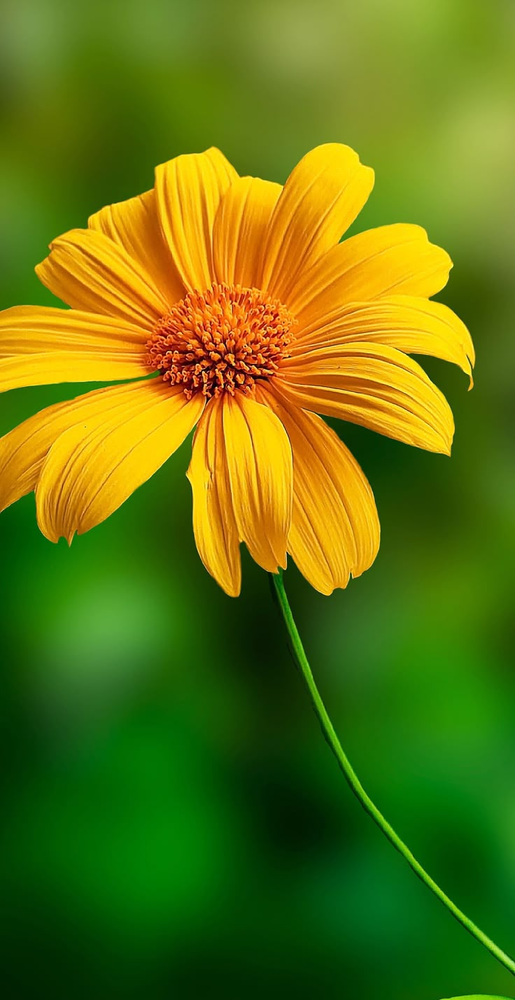
#> input picture flower.png, 515 x 1000 px, shrunk from 736 x 1429 before the run, found by its file name
$ python Thresholding.py
#> lines starting #> are read from the running program, lines starting #| are printed output that depends on the picture; after the words box and inside, x2 and y2 are one past the last pixel; in counts of white or black regions, pixels touching at a corner belong together
# syntax: thresholded=cv2.threshold(image,thresh_value,max_value,method)
#thres value=(0-255),max value=255,method=cv2.THRESH_BINARY
"""
here thresh value is 150, so if any value is 90->turns completely black
if 180->completely white
"""

import cv2
img=cv2.imread("flower.png",cv2.IMREAD_GRAYSCALE)
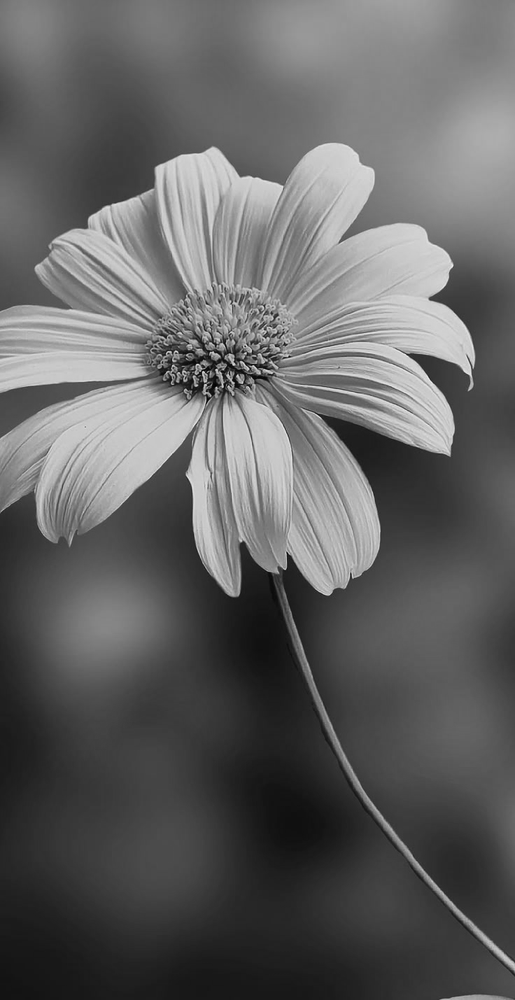
#> img: shape (1000, 515); min 3, max 238, mean 99
ret,thresholded=cv2.threshold(img,150,255,cv2.THRESH_BINARY)
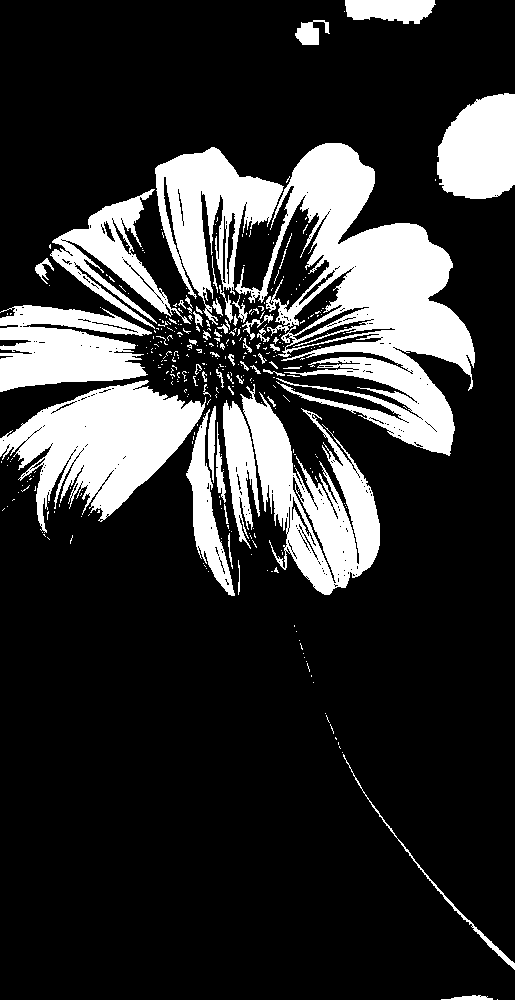
#> thresholded: shape (1000, 515); 19.7% white; 364 white regions (308 under 20 px), largest, box (x1, y1, x2, y2) and area: (235, 143, 475, 456) 29825, (0, 380, 206, 533) 15334, (240, 384, 380, 595) 12419
cv2.imshow("Original image",img)
cv2.imshow("Threshold image",thresholded)
cv2.waitKey(0)
cv2.destroyAllWindows()

$ run again, with ganesha.jpg saved as flower.png
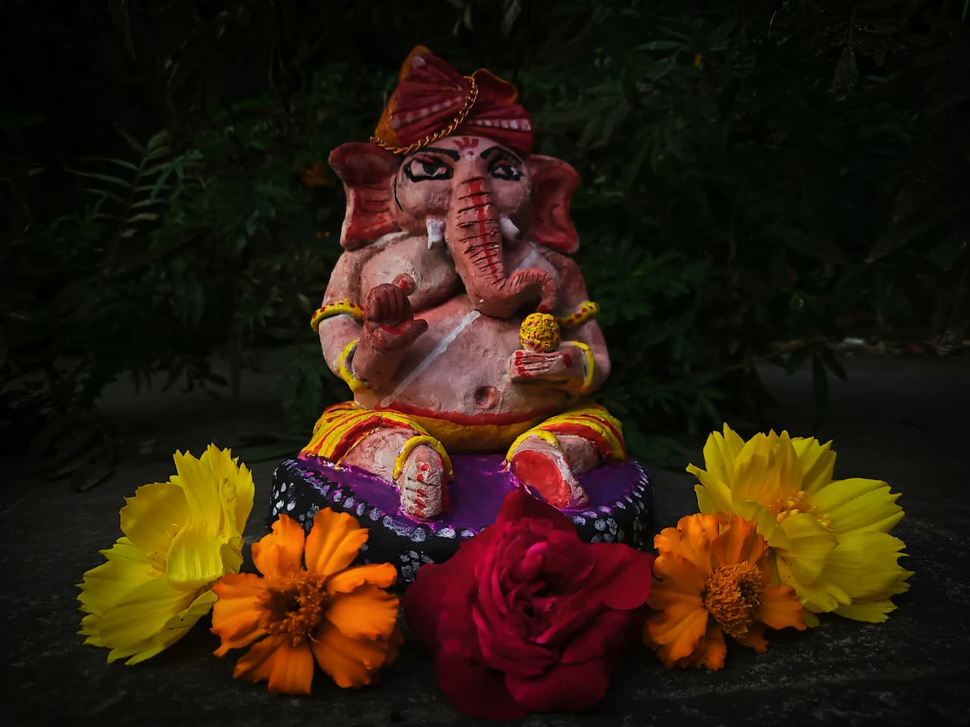
#> input picture ganesha.jpg, 970 x 727 px, shrunk from 1280 x 960 before the run, found by its file name
#> `img=cv2.imread("flower.png",cv2.IMREAD_GRAYSCALE)`:
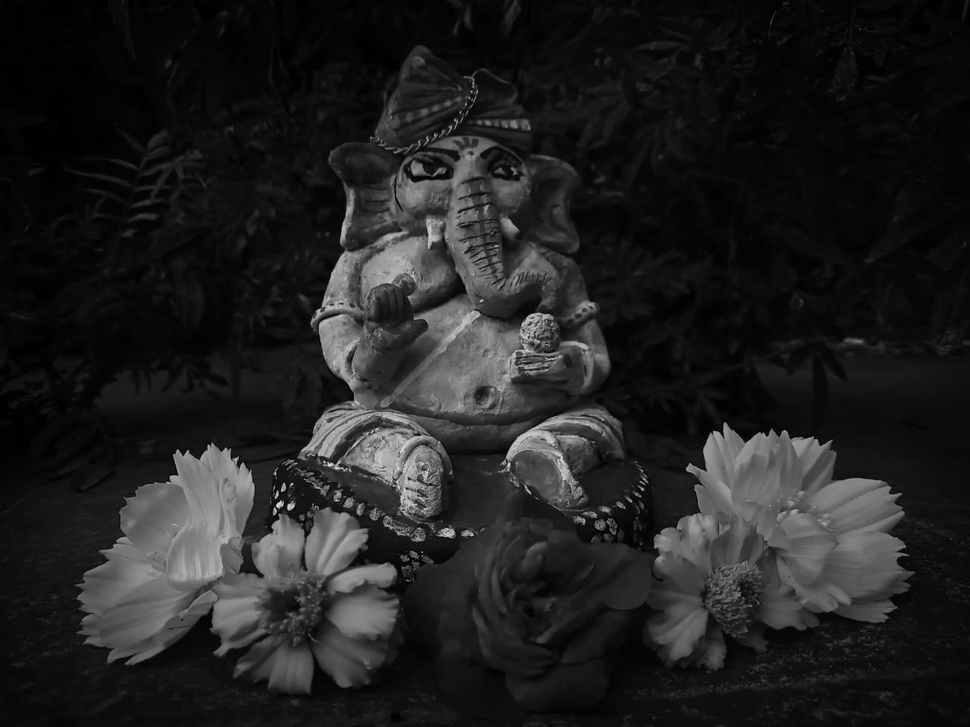
#> img: shape (727, 970); min 0, max 229, mean 32.7
#> `ret,thresholded=cv2.threshold(img,150,255,cv2.THRESH_BINARY)`:
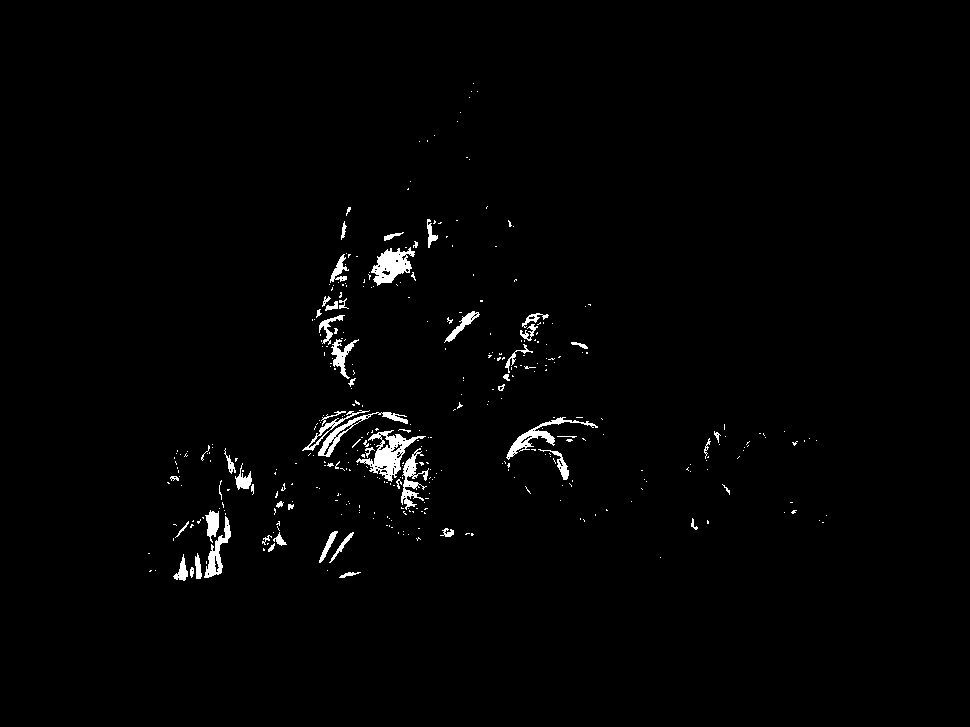
#> thresholded: shape (727, 970); 1.4% white; 380 white regions (322 under 20 px), largest, box (x1, y1, x2, y2) and area: (356, 430, 426, 482) 1158, (371, 247, 415, 286) 906, (506, 417, 598, 460) 679
